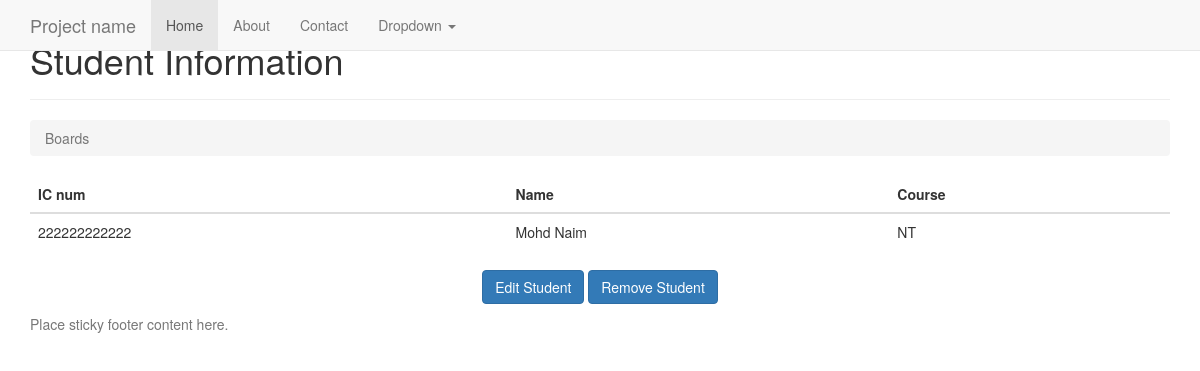
Page /2/ on the committed database.
### student/models.py (models this page shows, shortened)
class student(models.Model):
	PROGRAMMING = 'PR'
	NETWORKING = 'NT'
	PCTECH = 'PC'
	COURSE_CHOICES = (
		(PROGRAMMING, 'Programming'),
		(NETWORKING, 'Networking'),
		(PCTECH, 'PC Technichian'),
		)
	icnum = models.CharField('IC Number',max_length=12,unique=True,blank=False,null=False)
	name = models.CharField('Name',max_length=300,blank=False,null=False)
	course = models.CharField('Coursework',max_length=2,choices=COURSE_CHOICES,default=PCTECH)
	createdby = models.ForeignKey('auth.User', on_delete=models.CASCADE)
	created_date = models.DateTimeField('Created Date',auto_now_add=True)

### student/views.py (the view)
# urls.py: url(r'^(?P<pk>\d+)/$', views.student_detail, name='student_detail'),
def student_detail(request,pk):
    Student = get_object_or_404(student, pk=pk)
    return render(request, 'student/student_detail.html', {'student': Student})

### templates/student/student_detail.html
{% extends 'base.html' %}
{% block content %}
      <div class="page-header">
        <h1>Student Information</h1>
      </div>
      <ol class="breadcrumb my-4">
        <li class="breadcrumb-item active">Boards</li>
      </ol>
      <table class="table">
        <thead class="thead-inverse">
          <tr>
            <th>IC num</th>
            <th>Name</th>
            <th>Course</th>
          </tr>
        </thead>
        <tbody>
            <tr>
              <td>
                {{ student.icnum }}
              </td>
              <td class="align-middle">{{ student.name }}</td>
              <td class="align-middle">{{ student.course }}</td>
            </tr>
        </tbody>
	  </table>
     <p class="text-center">
      <a href="{% url 'student_edit' student.pk %}" class="btn btn-primary" >Edit Student</a>
      <a href="{% url 'student_remove' student.pk %}" class="btn btn-primary" >Remove Student</a>
    </p>
{% endblock %}

### rows in the picture
student: icnum "222222222222", name "Mohd Naim", course "NT"
